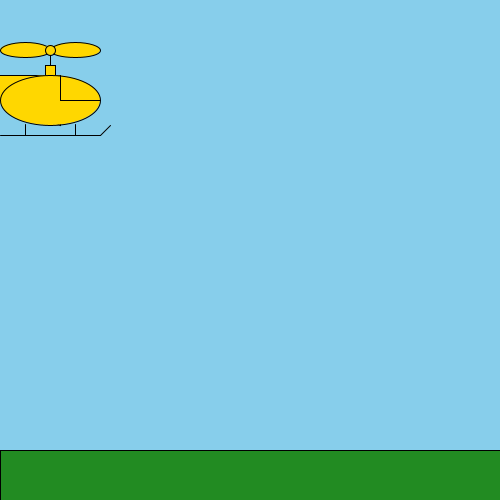
Frame 1 (no input)
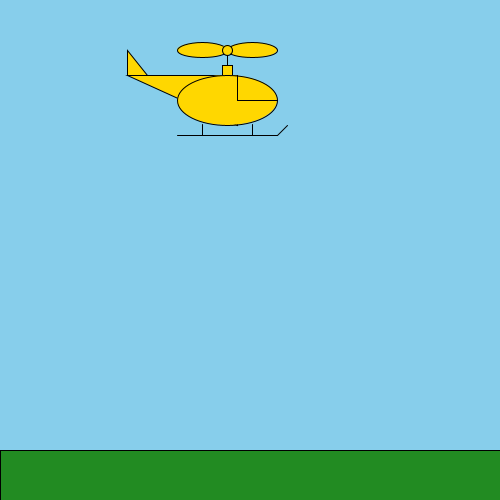
Frame 60 (the mouse pressed at the canvas centre just before this capture)
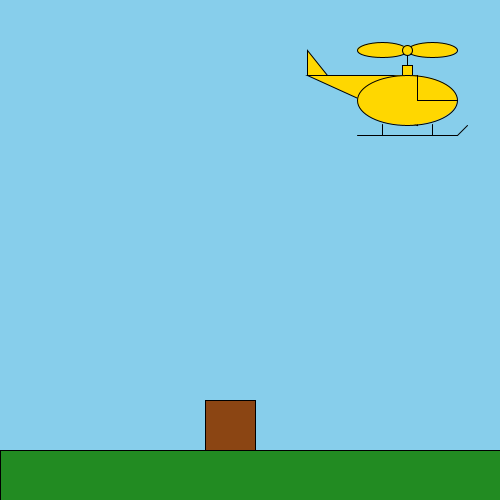
Frame 120 (the mouse held since frame 60 and released just before this capture)

The Processing sketch that drew these frames (run headless with seeded random() and noise(); from frame 60 on, the mouse is pressed at the canvas centre):

// Processing sketch: sketch_261012a
// ── sketch_261012a.pde
float x = 50;
float speed = 3;
boolean boxDropped = false;
float boxX = 0;
float boxY = 200;
float boxSpeed = 0.5;
float boxFallSpeed = 0;

void setup() {
  size(500, 500);
}

void draw() {
  background(135, 206, 235);
  
  
  fill(34, 139, 34);
  rect(0, 450, 500, 100);
  
 
  if (boxDropped == true) {
    fill(139, 69, 19);
    drawBox(boxX, boxY);
    

    if (boxY > 240 && boxY < 400) {
      fill(255, 0, 0);
      triangle(boxX - 50, boxY - 60, boxX + 50, boxY - 60, boxX, boxY - 110);
      line(boxX - 50, boxY - 60, boxX - 25, boxY);
      line(boxX + 50, boxY - 60, boxX + 25, boxY);
      boxSpeed = 0.1;
    } else {
      boxSpeed = 0.5; 
    }
    
    boxFallSpeed = boxFallSpeed + boxSpeed;
    boxY = boxY + boxFallSpeed;
    
    
    if (boxY + 50 >= 450) {
      boxY = 400;
      boxFallSpeed = 0;
    }
  }
  
  if (speed > 0) {
    heliRight(x);
  } else {
    heliLeft(x);
  }
  
  x = x + speed;
  if (x > 440) {
    speed = -3;
  } else if (x < 60) {
    speed = 3;
  }
}

void mousePressed() {
  boxDropped = true;
  boxX = x;
  boxY = 135;
  boxFallSpeed = 0;
  boxSpeed = 0.5;
}

void heliRight(float x) {
  fill(255, 215, 0);
  line(x, 50, x, 75);
  square(x - 5, 65, 10);
  triangle(x + 10, 75, x - 100, 75, x + 10, 125);
  triangle(x - 100, 75, x - 100, 50, x - 80, 75);
  ellipse(x, 100, 100, 50);
  line(x + 10, 100, x + 50, 100);
  line(x + 10, 100, x + 10, 75);
  ellipse(x - 25, 50, 50, 15);
  ellipse(x + 25, 50, 50, 15);
  ellipse(x, 50, 10, 10);
  line(x - 25, 124, x - 25, 135);
  line(x + 25, 124, x + 25, 135);
  line(x - 50, 135, x + 50, 135);
  line(x + 50, 135, x + 60, 125);
}

void heliLeft(float x) {
  fill(255, 215, 0);
  line(x, 50, x, 75);
  square(x - 5, 65, 10);
  triangle(x - 10, 75, x + 100, 75, x - 10, 125);
  triangle(x + 100, 75, x + 100, 50, x + 80, 75);
  ellipse(x, 100, 100, 50);
  line(x - 10, 100, x - 50, 100);
  line(x - 10, 100, x - 10, 75);
  ellipse(x - 25, 50, 50, 15);
  ellipse(x + 25, 50, 50, 15);
  ellipse(x, 50, 10, 10);
  line(x - 25, 124, x - 25, 135);
  line(x + 25, 124, x + 25, 135);
  line(x - 50, 135, x + 50, 135);
  line(x - 50, 135, x - 65, 125);
}

void drawBox(float bx, float by) {
  square(bx - 25, by, 50);
}
